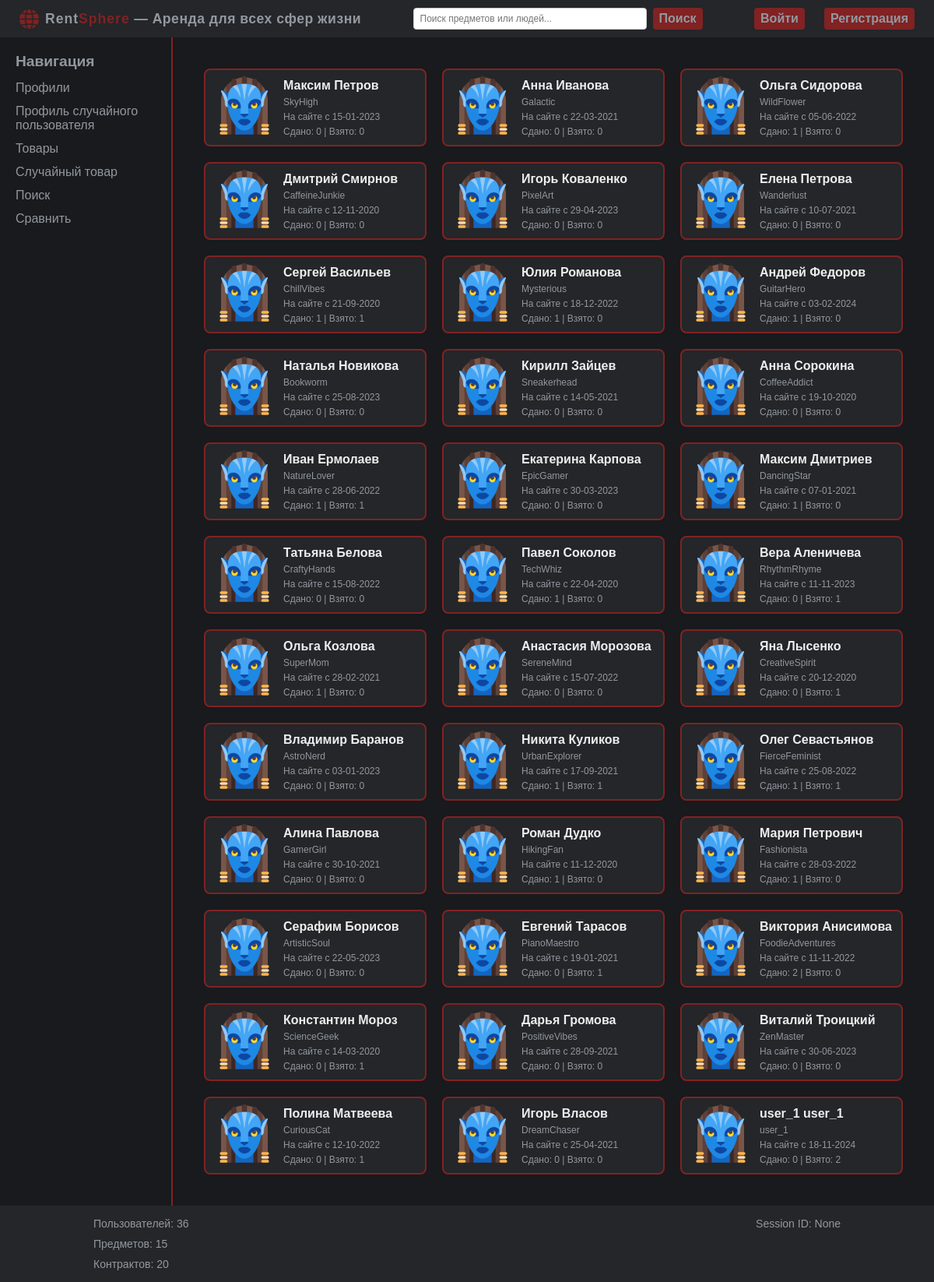
The page /profiles on the database its author committed.
### models.py (models this page shows, shortened)
class User(Base):
    __tablename__ = "users"
    id = Column(Integer, primary_key=True)
    login = Column(String(100), unique=True, nullable=False)
    password = Column(String(200), nullable=False)
    ipn = Column(Integer)
    first_name = Column(String(100))
    last_name = Column(String(100))
    phone_number = Column(String(20))
    email = Column(String(100), unique=True, nullable=False)
    avatar = Column(String(255))
    register_date = Column(Integer)
    compare_items = Column(types.JSON, default=[], nullable=True)
    items = relationship("Item", backref="owner_user")

### app.py (the view)
@app.route("/profiles", methods=["GET"])
def profiles():
    users = models.User.query.all()
    profile_card_data = []
    for user in users:
        items_rented = models.Contract.query.filter_by(owner_id=user.id).count()
        items_borrowed = models.Contract.query.filter_by(renter_id=user.id).count()
        profile_card_data.append({"id": user.id,
                                  "login": user.login,
                                  "first_name": user.first_name,
                                  "last_name": user.last_name,
                                  "avatar": user.avatar,
                                  "register_date": user.register_date,
                                  "items_rented": items_rented,
                                  "items_borrowed": items_borrowed})
    return render_template("profiles.html", users=profile_card_data)

### app.py (called while the page is built, shortened)
@app.teardown_request
def teardown_request(exceptions=None):
    db_session.remove()

@app.context_processor
def stats_data():
    session_id = session.get("user_id")
    users_total = models.User.query.count()
    items_total = models.Item.query.count()
    contracts_total = models.Contract.query.count()
    stats = {"users_total": users_total,
             "items_total": items_total,
             "contracts_total": contracts_total,
             "session_id": session_id}
    return dict(stats=stats)

@app.context_processor
def inject_user():
    user_id = session.get("user_id")
    user_data = {"id": None, "login": "Guest"}
    return {"current_user": user_data}

### templates/profiles.html (shortened to what this page needs)
{% extends 'base.html' %}
{% block content %}
    {% include 'profiles_list.html' %}
{% endblock %}

### templates/profiles_list.html
<div class="users-container">
    {% for user in users %}
    <a href="{{ url_for('profile', user_id=user.id) }}" class="user-card">
        <div class="user-avatar">
            <img src="{{ url_for('static', filename='images/default_avatar.png') }}" alt="Аватар">
        </div>
        <div class="user-short-details">
            <div class="user-name">{{ user.first_name }} {{ user.last_name }}</div>
            <div class="user-data">{{ user.login }}</div>
            <div class="user-data">На сайте с {{ user.register_date }}</div>
            <div class="user-data">Сдано: {{ user.items_rented }} | Взято: {{ user.items_borrowed }}</div>
        </div>
    </a>
    {% endfor %}
</div>

### static/css/styles.css (style rules this page uses)
body { background-color: #181A1D; color: #EEEEEE; margin: 0; font-family: Arial, sans-serif; }

### static/css/modules/profiles.css (style rules this page uses)
.users-container { display: grid; grid-template-columns: repeat(3, 1fr); gap: 20px; margin: 20px; max-width: 1000px; }
.user-card { display: flex; background-color: #242629; color: #EEEEEE; border-radius: 8px; padding: 10px; transition: background-color 0.3s; border: 2px solid #812223; align-items: center; height: 100px; text-decoration: none; box-sizing: border-box; }
.user-avatar { margin-right: 10px; }
.user-avatar img { width: 80px; height: 80px; border-radius: 15%; }
.user-short-details { display: flex; flex-direction: column; justify-content: center; }
.user-name { font-size: 16px; font-weight: bold; }
.user-data { color: #92979F; margin-top: 5px; font-size: 12px; }

### rows shown on the page
User: first_name "Максим", last_name "Петров", login "SkyHigh", register_date "15-01-2023", items_rented "0", items_borrowed "0"
User: first_name "Анна", last_name "Иванова", login "Galactic", register_date "22-03-2021", items_rented "0", items_borrowed "0"
User: first_name "Ольга", last_name "Сидорова", login "WildFlower", register_date "05-06-2022", items_rented "1", items_borrowed "0"
User: first_name "Дмитрий", last_name "Смирнов", login "CaffeineJunkie", register_date "12-11-2020", items_rented "0", items_borrowed "0"
User: first_name "Игорь", last_name "Коваленко", login "PixelArt", register_date "29-04-2023", items_rented "0", items_borrowed "0"
User: first_name "Елена", last_name "Петрова", login "Wanderlust", register_date "10-07-2021", items_rented "0", items_borrowed "0"
User: first_name "Сергей", last_name "Васильев", login "ChillVibes", register_date "21-09-2020", items_rented "1", items_borrowed "1"
User: first_name "Юлия", last_name "Романова", login "Mysterious", register_date "18-12-2022", items_rented "1", items_borrowed "0"
User: first_name "Андрей", last_name "Федоров", login "GuitarHero", register_date "03-02-2024", items_rented "1", items_borrowed "0"
User: first_name "Наталья", last_name "Новикова", login "Bookworm", register_date "25-08-2023", items_rented "0", items_borrowed "0"
User: first_name "Кирилл", last_name "Зайцев", login "Sneakerhead", register_date "14-05-2021", items_rented "0", items_borrowed "0"
User: first_name "Анна", last_name "Сорокина", login "CoffeeAddict", register_date "19-10-2020", items_rented "0", items_borrowed "0"
User: first_name "Иван", last_name "Ермолаев", login "NatureLover", register_date "28-06-2022", items_rented "1", items_borrowed "1"
User: first_name "Екатерина", last_name "Карпова", login "EpicGamer", register_date "30-03-2023", items_rented "0", items_borrowed "0"
User: first_name "Максим", last_name "Дмитриев", login "DancingStar", register_date "07-01-2021", items_rented "1", items_borrowed "0"
User: first_name "Татьяна", last_name "Белова", login "CraftyHands", register_date "15-08-2022", items_rented "0", items_borrowed "0"
User: first_name "Павел", last_name "Соколов", login "TechWhiz", register_date "22-04-2020", items_rented "1", items_borrowed "0"
User: first_name "Вера", last_name "Аленичева", login "RhythmRhyme", register_date "11-11-2023", items_rented "0", items_borrowed "1"
User: first_name "Ольга", last_name "Козлова", login "SuperMom", register_date "28-02-2021", items_rented "1", items_borrowed "0"
User: first_name "Анастасия", last_name "Морозова", login "SereneMind", register_date "15-07-2022", items_rented "0", items_borrowed "0"
User: first_name "Яна", last_name "Лысенко", login "CreativeSpirit", register_date "20-12-2020", items_rented "0", items_borrowed "1"
User: first_name "Владимир", last_name "Баранов", login "AstroNerd", register_date "03-01-2023", items_rented "0", items_borrowed "0"
User: first_name "Никита", last_name "Куликов", login "UrbanExplorer", register_date "17-09-2021", items_rented "1", items_borrowed "1"
User: first_name "Олег", last_name "Севастьянов", login "FierceFeminist", register_date "25-08-2022", items_rented "1", items_borrowed "1"
User: first_name "Алина", last_name "Павлова", login "GamerGirl", register_date "30-10-2021", items_rented "0", items_borrowed "0"
User: first_name "Роман", last_name "Дудко", login "HikingFan", register_date "11-12-2020", items_rented "1", items_borrowed "0"
User: first_name "Мария", last_name "Петрович", login "Fashionista", register_date "28-03-2022", items_rented "1", items_borrowed "0"
User: first_name "Серафим", last_name "Борисов", login "ArtisticSoul", register_date "22-05-2023", items_rented "0", items_borrowed "0"
User: first_name "Евгений", last_name "Тарасов", login "PianoMaestro", register_date "19-01-2021", items_rented "0", items_borrowed "1"
User: first_name "Виктория", last_name "Анисимова", login "FoodieAdventures", register_date "11-11-2022", items_rented "2", items_borrowed "0"
User: first_name "Константин", last_name "Мороз", login "ScienceGeek", register_date "14-03-2020", items_rented "0", items_borrowed "1"
User: first_name "Дарья", last_name "Громова", login "PositiveVibes", register_date "28-09-2021", items_rented "0", items_borrowed "0"
User: first_name "Виталий", last_name "Троицкий", login "ZenMaster", register_date "30-06-2023", items_rented "0", items_borrowed "0"
User: first_name "Полина", last_name "Матвеева", login "CuriousCat", register_date "12-10-2022", items_rented "0", items_borrowed "1"
User: first_name "Игорь", last_name "Власов", login "DreamChaser", register_date "25-04-2021", items_rented "0", items_borrowed "0"
User: first_name "user_1", last_name "user_1", login "user_1", register_date "18-11-2024", items_rented "0", items_borrowed "2"

### other values the page prints
{{ stats.users_total }} "36"
{{ stats.session_id }} "None"
{{ stats.items_total }} "15"
{{ stats.contracts_total }} "20"
